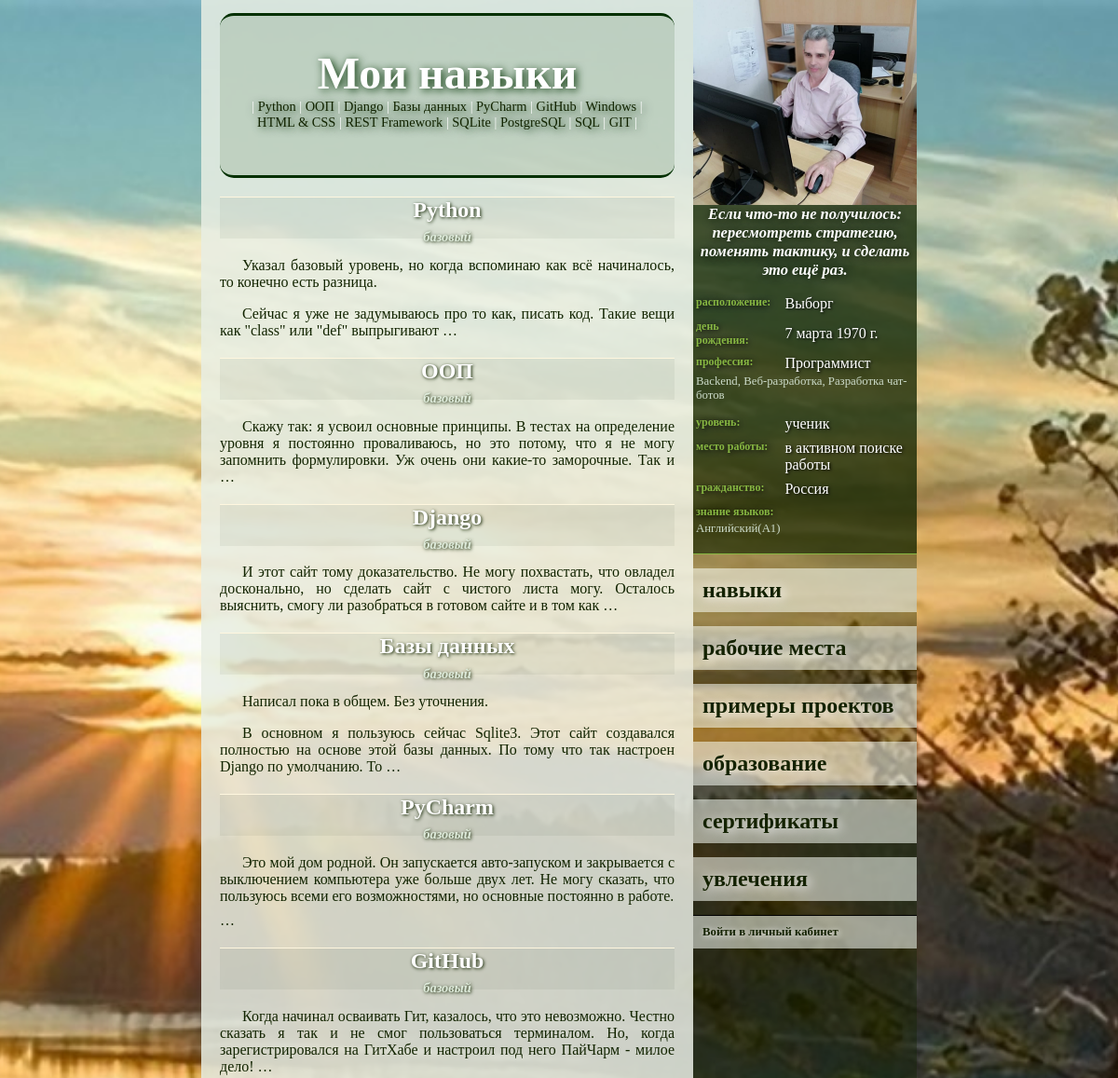
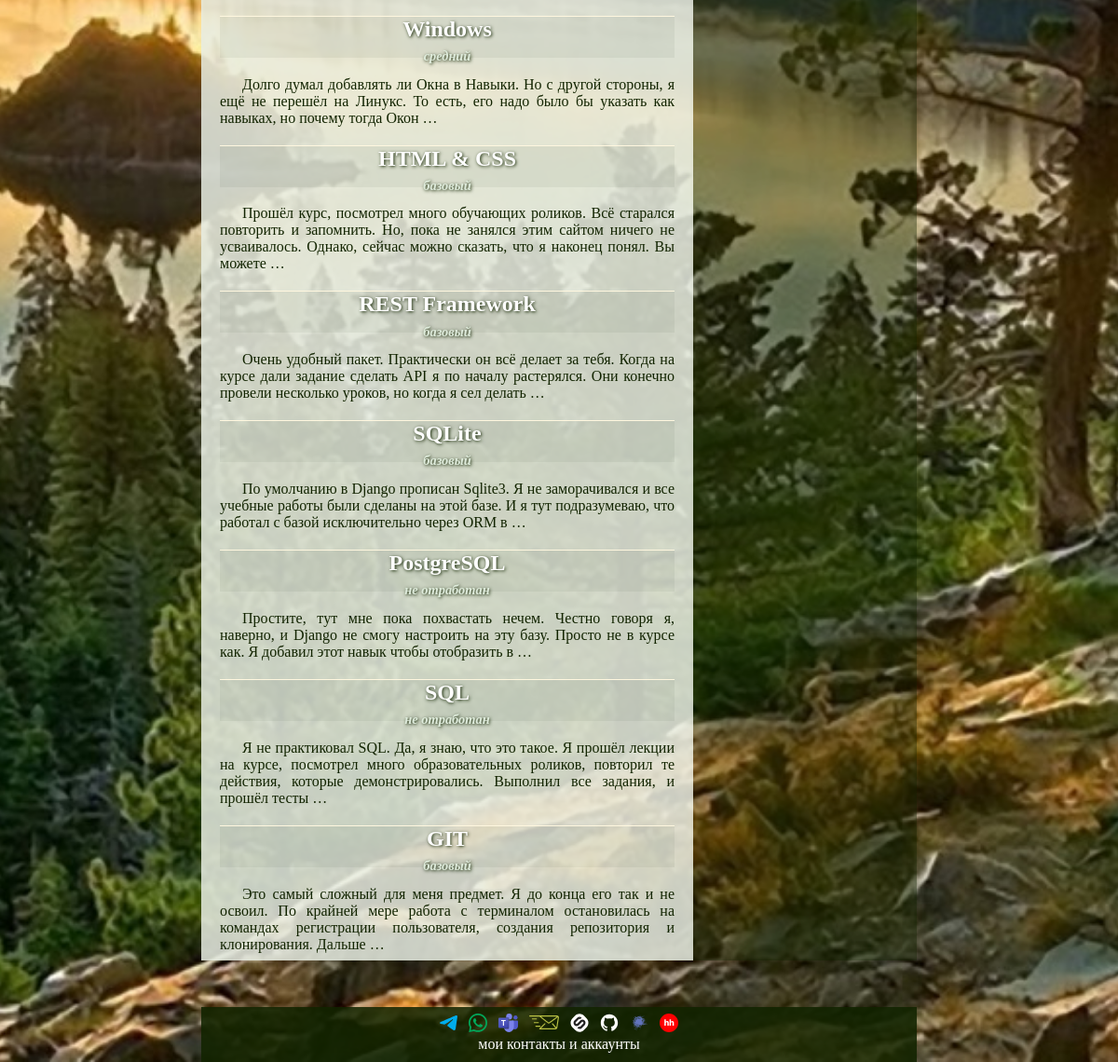
The page /1/data/skills on the database its author committed (2 pictures, top to bottom).
### new/models.py (models this page shows, shortened)
class Generalization(models.Model):
    name = models.CharField(max_length=500, unique=True, verbose_name="Наименование")
    description = models.TextField(verbose_name="Описание")
    class Meta:
        abstract = True

class Skill(Generalization):
    LEVEL_OF_OWNERSHIP = {
        "JN": "базовый",
        "MD": "средний",
        "SN": "продвинутый",
    }
    level = models.CharField(
        max_length=2,
        choices=LEVEL_OF_OWNERSHIP,
        null=True,
        blank=True,
        verbose_name="Уровень владения навыком",
    )
    objects: ClassVar[models.Manager["Skill"]]
    class Meta:
        verbose_name = "Навык"
        verbose_name_plural = "Навыки"

class MyUser(AbstractUser):
    PROFESSIONAL_LEVELS = {
        "": "— Нет никакого —",
        "LR": "ученик",
        "BR": "начинающий",
        "LL": "небольшой опыт",
        "EX": "опыт есть",
        "PR": "профессионал",
        "SP": "супер-профессионал",
        "HB": "хобби",
    }
    BIOLOGICAL_SEX = {
        "": "— Не выбран —",
        "F": "женский",
        "M": "мужской"
    }
    photo = models.ImageField(
        "Собственное изображение",
        upload_to="user_s_photo/",
        null=True,
        blank=True,
    )
    biological_sex = models.CharField(
        max_length=1,
        choices=BIOLOGICAL_SEX,
        null=True,
        blank=True,
        verbose_name="Пол",
    )
    patronymic = models.CharField(max_length=100, verbose_name="Отчество", null=True, blank=True)
    birthday = models.DateField(null=True, blank=True, verbose_name="День рождения")
    citizenship = models.ForeignKey(
        CountryOfConsignment, on_delete=models.SET_NULL, null=True, blank=True, verbose_name="Гражданство"
    )
    city = models.ForeignKey(City, on_delete=models.SET_NULL, null=True, blank=True, verbose_name="Город")
    profession = models.ForeignKey(
        Profession, on_delete=models.SET_NULL, null=True, blank=True, verbose_name="Профессия"
    )
    specialization_professions = models.ManyToManyField(
        SupplementProfession,
        blank=True,
        related_name="supplement_user",
        verbose_name="Специализация",
    )
    the_level_of_professionalism = models.CharField(
        max_length=2,
        choices=PROFESSIONAL_LEVELS,
        null=True,
        blank=True,
        verbose_name="Уровень профессионализма",
    )
    job = models.ForeignKey(
        Organization,
        on_delete=models.SET_NULL,
        null=True,
        blank=True,
        verbose_name="Текущее место работы",
    )
    languages = models.ManyToManyField(
        Language,
        blank=True,
        related_name="knowledge_of_foreign_languages",
        verbose_name="Знание языков",
    )
    motto = models.CharField(max_length=1000, verbose_name="Мой девиз", null=True, blank=True)
    about_me = models.TextField(verbose_name="Обо мне", null=True, blank=True)

class City(models.Model):
    name = models.CharField(max_length=100, unique=True, verbose_name="Название")
    class Meta:
        ordering = ["name"]
        verbose_name = "Название города"
        verbose_name_plural = "Названия городов"
    def __str__(self):
        return self.name

class Profession(models.Model):
    name = models.CharField(max_length=100, unique=True, verbose_name="Название")
    supplement_the_profession_of_the_user = models.ManyToManyField(
        SupplementProfession,
        related_name="supplement_profession"
    )
    class Meta:
        ordering = ["name"]
        verbose_name = "Профессия"
        verbose_name_plural = "Профессии"
    def __str__(self):
        return self.name

class SupplementProfession(models.Model):
    name = models.CharField(max_length=100, unique=True, verbose_name="Наименование")
    class Meta:
        ordering = ["name"]
        verbose_name = "Специализация"
        verbose_name_plural = "Специализации"
    def __str__(self):
        return self.name

class Organization(models.Model):
    name = models.CharField(max_length=100, unique=True, verbose_name="Название")
    city = models.ForeignKey(City, on_delete=models.SET_NULL, null=True, blank=True, verbose_name="Город")
    class Meta:
        ordering = ["name"]
        verbose_name = "Организация"
        verbose_name_plural = "Организации"
    def __str__(self):
        return self.name

class CountryOfConsignment(models.Model):
    name = models.CharField(max_length=100, unique=True, verbose_name="Название")
    state_flag = models.ImageField("Государственный флаг", upload_to="flag/", null=True, blank=True)
    class Meta:
        ordering = ["name"]
        verbose_name = "Название страны"
        verbose_name_plural = "Названия стран"
    def __str__(self):
        return self.name

class Language(models.Model):
    LANGUAGE_LEVEL = {
        "A1": "начальный",
        "A2": "элементарный",
        "B1": "средний",
        "B2": "выше среднего",
        "C1": "продвинутый",
        "C2": "профессиональный",
    }
    name = models.CharField(max_length=100, verbose_name="Язык")
    level = models.CharField(
        max_length=2,
        choices=LANGUAGE_LEVEL,
        verbose_name="уровень",
        default="A1"
    )
    class Meta:
        ordering = ["name"]
        verbose_name = "Иностранный язык"
        verbose_name_plural = "Иностранные языки"
    def __str__(self):
        return f"{self.name}({self.level})"

### new/views.py (the view)
class ListOfSkills(GetContext, ListView):
    template_name = "new/list_of_skills.html"
    model = Skill
    context_object_name = "skills"

### new/views.py (called while the page is built)
    def get_context_data(self, **kwargs):
        context = super().get_context_data(**kwargs)
        context['i_am'] = MyUser.objects.get(id=1)
        return context

### new/templates/new/list_of_skills.html (shortened to what this page needs)
{%extends 'base.html'%}
{% block body %}
<div class="name_user">
    Мои навыки
    <div class="under_menu">|
        {% for skill in skills %}
        <a href="{% url 'отобразить конкретный навык' skill.id %}">{{ skill.name }}</a> |
        {% endfor %}
    </div>
</div>
{% for skill in skills%}
    <div class="specifics">
        <h2>
            {{ skill.name }}
            <span class="subtitle">
                {% if skill.level is none %}
                    не отработан
                {% else %}
                    {{ skill.get_level_display }}
                {% endif %}
            </span>
        </h2>
        <a href="{% url 'отобразить конкретный навык' skill.id %}" class="a_main_text"><div class="main_text">
            {{ skill.description|linebreaks|truncatewords:30 }}
        </div></a>
    </div>
{% endfor%}
{% endblock body %}

### new/templates/new/main_info.html
{% load static %}
{% if myuser %}
	<div class="photo">{% if myuser.photo %}
		<a href="/{{ myuser.id }}">
			<img
					src="{% static ''|add:myuser.photo.url %}"
					alt="Личная фотография"
			>
		</a>
		{% else %}
		<img
				src="{% static 'images/user_s_photo/default.jpg' %}"
				alt="Фото по умолчанию"
		>
		{% endif %}
	</div>
	<div class="motto">
		{% if myuser.motto %}
			{{ myuser.motto }}
		{% else %}
			у пользователя нет девиза
		{% endif %}
	</div>
	<table class="ind_info">
		<tbody class="tbl_info">
			{% if myuser.city %}
			<tr>
				<td class="left_column">расположение:</td>
				<td class="right_column">{{ myuser.city }}</td>
			</tr>
			{% endif %}
			{% if myuser.birthday %}
			<tr>
				<td class="left_column">день рождения:</td>
				<td class="right_column">{{ myuser.birthday }}</td>
			</tr>
			{% endif %}
			{% if myuser.profession %}
			<tr>
				<td class="left_column">профессия:</td>
				<td class="right_column">{{ myuser.profession }}</td>
			</tr>
			{% endif %}
            {% if myuser.profession %}
                {% if myuser.specialization_professions %}
                    <tr>
                        <td colspan="2" class="uni_cells">
                            {{ myuser.specialization_professions.all|join:", " }}
                        </td>
                    </tr>
                {% endif %}
            {% endif %}
			{% if myuser.get_the_level_of_professionalism_display %}
			<tr>
				<td class="left_column">уровень:</td>
				<td class="right_column">{{ myuser.get_the_level_of_professionalism_display }}</td>
			</tr>
			{% endif %}
			{% if myuser.job %}
			<tr>
				<td class="left_column">место работы:</td>
				<td class="right_column">{{ myuser.job }}</td>
			</tr>
			{% endif %}
			{% if myuser.citizenship %}
			<tr>
				<td class="left_column">гражданство:</td>
				<td class="right_column">{{ myuser.citizenship }}</td>
			</tr>
			{% endif %}
			{% if myuser.languages.all %}
			<tr>
				<td colspan="2" class="left_column">знание языков:</td>
			</tr>
			<tr>
				<td colspan="2" class="uni_cells">
					{{ myuser.languages.all|join:", " }}
				</td>
			</tr>
			{% endif %}
		</tbody>
	</table>
{% endif %}

### static/CSS/style.css (style rules this page uses)
body { background-color: #d6ffe3; background-image: url("../images/background.jpg"); background-repeat: no-repeat; background-position: center center; background-attachment: fixed; background-size: cover; max-width: 768px; margin: auto; }
p { text-align: center; }
h1, h2, h3, h4, h5 { text-align: center; color: white; text-shadow: 0.04em 0.04em 0.15em #122400; border-top: 1.5px solid #fff7df; background: #1224000d; clear: both; }
.basic_inf a { text-decoration: none; color: #122400; }
.name_user { text-align: center; font-size: 3em; margin-top: 0.3em; font-weight: bold; padding: 0.7em 0 1em; border-top: solid 3px #023000; border-bottom: solid 3px #023000; color: white; text-shadow: 0.05em 0.05em 0.2em #023000; background: #12440e21; border-radius: 15px; }
.under_menu { font-size: 0.3em; font-weight: normal; padding: 0 2em; }
.subtitle { display: block; color: #dfecdc; font-size: 0.6em; font-style: oblique; position: relative; bottom: -0.5em; }
.main_text p { text-align: justify; margin-bottom: 0.5em; text-indent: 1.5em; }

### static/CSS/individual_data.css (style rules this page uses)
.photo { height: 220px; }
.photo img { object-fit: cover; width: 100%; height: 100%; }
.motto { padding: 0 3px; text-align: center; font-size: 1.03em; font-style: italic; font-weight: bold; color: white; text-shadow: 0.09em 0.09em 0.5em #011000; }
.ind_info { width: 100%; margin-bottom: 15px; padding: 10px 0; border-bottom: 0.1em solid #87b742; }
.tbl_info { vertical-align: top; }
td { padding-top: 5px; }
.left_column { font-size: 0.75em; font-weight: bold; padding-right: 10px; color: #87b742; text-shadow: 0.1em 0.1em 0.5em #000; }
.uni_cells { font-size: 0.8em; padding-bottom: 7px; padding-top: 0; text-align: left; color: #ccdbc9; }
.right_column { vertical-align: middle; color: white; text-shadow: 0.09em 0.09em 0.2em #000; }

### rows shown on the page
Skill: name "Python", level "базовый", description "Указал базовый уровень, но когда вспоминаю как всё начиналось, то конечно есть разница. Сейчас я уже не задумываюсь про то как, писать код. Такие вещи как \"class\" или \"def\" выпрыгивают …"
Skill: name "ООП", level "базовый", description "Скажу так: я усвоил основные принципы. В тестах на определение уровня я постоянно проваливаюсь, но это потому, что я не могу запомнить формулировки. Уж очень они какие-то заморочные. Так и …"
Skill: name "Django", level "базовый", description "И этот сайт тому доказательство. Не могу похвастать, что овладел досконально, но сделать сайт с чистого листа могу. Осталось выяснить, смогу ли разобраться в готовом сайте и в том как …"
Skill: name "Базы данных", level "базовый", description "Написал пока в общем. Без уточнения. В основном я пользуюсь сейчас Sqlite3. Этот сайт создавался полностью на основе этой базы данных. По тому что так настроен Django по умолчанию. То …"
Skill: name "PyCharm", level "базовый", description "Это мой дом родной. Он запускается авто-запуском и закрывается с выключением компьютера уже больше двух лет. Не могу сказать, что пользуюсь всеми его возможностями, но основные постоянно в работе. …"
Skill: name "GitHub", level "базовый", description "Когда начинал осваивать Гит, казалось, что это невозможно. Честно сказать я так и не смог пользоваться терминалом. Но, когда зарегистрировался на ГитХабе и настроил под него ПайЧарм - милое дело! …"
Skill: name "Windows", level "средний", description "Долго думал добавлять ли Окна в Навыки. Но с другой стороны, я ещё не перешёл на Линукс. То есть, его надо было бы указать как навыках, но почему тогда Окон …"
Skill: name "HTML & CSS", level "базовый", description "Прошёл курс, посмотрел много обучающих роликов. Всё старался повторить и запомнить. Но, пока не занялся этим сайтом ничего не усваивалось. Однако, сейчас можно сказать, что я наконец понял. Вы можете …"
Skill: name "REST Framework", level "базовый", description "Очень удобный пакет. Практически он всё делает за тебя. Когда на курсе дали задание сделать API я по началу растерялся. Они конечно провели несколько уроков, но когда я сел делать …"
Skill: name "SQLite", level "базовый", description "По умолчанию в Django прописан Sqlite3. Я не заморачивался и все учебные работы были сделаны на этой базе. И я тут подразумеваю, что работал с базой исключительно через ORM в …"
Skill: name "PostgreSQL", shows "не отработан", description "Простите, тут мне пока похвастать нечем. Честно говоря я, наверно, и Django не смогу настроить на эту базу. Просто не в курсе как. Я добавил этот навык чтобы отобразить в …"
Skill: name "SQL", shows "не отработан", description "Я не практиковал SQL. Да, я знаю, что это такое. Я прошёл лекции на курсе, посмотрел много образовательных роликов, повторил те действия, которые демонстрировались. Выполнил все задания, и прошёл тесты …"
Skill: name "GIT", level "базовый", description "Это самый сложный для меня предмет. Я до конца его так и не освоил. По крайней мере работа с терминалом остановилась на командах регистрации пользователя, создания репозитория и клонирования. Дальше …"
MyUser: photo (picture), motto "Если что-то не получилось: пересмотреть стратегию, поменять тактику, и сделать это ещё раз.", city "Выборг", birthday "7 марта 1970 г.", profession "Программист", specialization_professions.all "Backend, Веб-разработка, Разработка чат-ботов", the_level_of_professionalism "ученик", job "в активном поиске работы", citizenship "Россия", languages.all "Английский(A1)"
